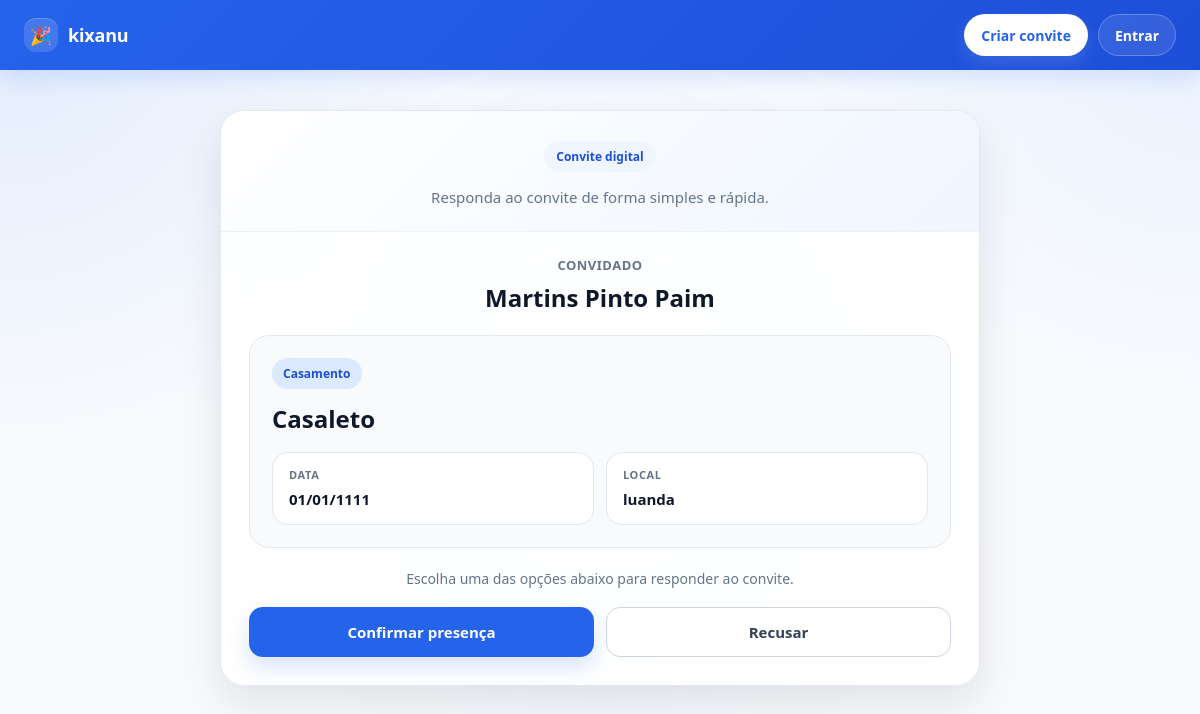
The page /invite/martins-pinto-paim-e694907c/ on the database its author committed.
### guests/models.py (models this page shows, shortened)
class Guest(models.Model):
    STATUS_CHOICES = [
        ('pendente', 'Pendente'),
        ('confirmado', 'Confirmado'),
        ('recusado', 'Recusado'),
    ]
    event = models.ForeignKey('events.Event', on_delete=models.CASCADE)
    full_name = models.CharField(max_length=255)
    phone = models.CharField(max_length=50, blank=True, null=True)
    email = models.EmailField(blank=True, null=True)
    token = models.UUIDField(default=uuid.uuid4, unique=True, editable=False)
    slug = models.SlugField(max_length=255, unique=True, blank=True, null=True)
    status = models.CharField(max_length=20, choices=STATUS_CHOICES, default='pendente')
    qr_code = models.ImageField(upload_to='qr_codes/', blank=True, null=True)
    companion_name = models.CharField(max_length=255, blank=True, null=True)
    checked_in = models.BooleanField(default=False)
    checked_in_at = models.DateTimeField(blank=True, null=True)

### events/models.py (models this page shows, shortened)
class Event(models.Model):
    EVENT_TYPE_CHOICES = [
        ('aniversario', 'Aniversário'),
        ('casamento', 'Casamento'),
        ('noivado', 'Noivado'),
        ('baptizado', 'Baptizado'),
        ('cha_de_bebe', 'Chá de bebé'),
        ('formatura', 'Formatura'),
        ('conferencia', 'Conferência'),
        ('reuniao', 'Reunião'),
        ('evento_corporativo', 'Evento corporativo'),
        ('outro', 'Outro'),
    ]
    owner = models.ForeignKey(User, on_delete=models.CASCADE, null=True, blank=True)
    name = models.CharField(max_length=255)
    event_type = models.CharField(max_length=50, choices=EVENT_TYPE_CHOICES, default='outro')
    date = models.DateField()
    location = models.CharField(max_length=255, blank=True, null=True)
    description = models.TextField(blank=True, null=True)
    allowed_companions = models.PositiveIntegerField(default=0)
    @property
    def event_type_label(self):
        event_type_map = dict(self.EVENT_TYPE_CHOICES)
        return event_type_map.get(self.event_type, self.event_type)

### guests/views.py (the view)
# urls.py: path('invite/<slug:slug>/', views.invite_page, name='invite_page'),
def invite_page(request, slug):
    guest = get_object_or_404(Guest, slug=slug)
    return render(request, 'guests/public_invite.html', {'guest': guest})

### notifications/context_processors.py (called while the page is built)
def notification_count(request):
    if request.user.is_authenticated:
        notifications = Notification.objects.filter(
            user=request.user
        ).order_by('-created_at')
        unread_count = notifications.filter(is_read=False).count()
    else:
        notifications = Notification.objects.none()
        unread_count = 0
    return {
        'unread_notifications_count': unread_count,
        'notifications': notifications,
    }

### guests/templates/guests/public_invite.html (shortened to what this page needs)
{% extends "base.html" %}
{% block content %}
<div class="invite-page-bg">
    <div class="invite-wrapper">
        <div class="invite-shell">
            <div class="invite-header">
                <div class="invite-badge">Convite digital</div>
                <p class="invite-subtitle">Responda ao convite de forma simples e rápida.</p>
            </div>
            <div class="invite-body">
                <div class="guest-block">
                    <div class="guest-label">Convidado</div>
                    <div class="guest-name">{{ guest.full_name }}</div>
                </div>
                <div class="event-card">
                    <div class="event-type">{{ guest.event.event_type_label }}</div>
                    <div class="event-name">{{ guest.event.name }}</div>
                    <div class="event-meta">
                        <div class="meta-box">
                            <div class="meta-label">Data</div>
                            <div class="meta-value">{{ guest.event.date|date:"d/m/Y" }}</div>
                        </div>
                        <div class="meta-box">
                            <div class="meta-label">Local</div>
                            <div class="meta-value">{{ guest.event.location }}</div>
                        </div>
                    </div>
                </div>
                <div class="invite-note">
                    Escolha uma das opções abaixo para responder ao convite.
                </div>
                <form method="POST" action="{% url 'invite_response' guest.token 'confirm' %}">
                    <div class="actions">
                        <button type="submit" class="btn btn-confirm">Confirmar presença</button>
                        <a href="{% url 'invite_response' guest.token 'decline' %}" class="btn btn-decline">Recusar</a>
                    </div>
                </form>
            </div>
        </div>
    </div>
</div>
{% endblock %}

### templates/base.html (style rules this page uses)
:root { --primary: #2563eb; --primary-dark: #1d4ed8; --dark: #0f172a; --text: #1e293b; --muted: #64748b; --border: #e2e8f0; --bg: #f8fafc; --card: #ffffff; --danger: #dc2626; }
* { box-sizing: border-box; }
html { scroll-behavior: smooth; }
body { margin: 0; font-family: "Segoe UI", Arial, sans-serif; background: var(--bg); color: var(--text); }
a { color: inherit; }
button { font-family: inherit; }

### guests/templates/guests/public_invite.html (style rules this page uses)
.invite-page-bg { position: relative; }
.invite-page-bg::before { content: ""; position: fixed; inset: 0; background: radial-gradient(circle at top left, rgba(37, 99, 235, 0.10), transparent 32%), radial-gradient(circle at top right, rgba(59, 130, 246, 0.08), transparent 28%), linear-gradient(180deg, #f8fbff 0%, #f8fafc 100%); z-index: -2; }
.invite-page-bg::after { content: ""; position: fixed; width: 520px; height: 520px; border-radius: 50%; background: rgba(37, 99, 235, 0.05); filter: blur(80px); top: 140px; left: 50%; transform: translateX(-50%); z-index: -1; pointer-events: none; }
.invite-wrapper { max-width: 760px; margin: 12px auto 0; }
.invite-shell { background: rgba(255, 255, 255, 0.92); border: 1px solid #e2e8f0; border-radius: 24px; box-shadow: 0 18px 44px rgba(15, 23, 42, 0.10); overflow: hidden; backdrop-filter: blur(8px); }
.invite-header { padding: 30px 28px 22px; text-align: center; border-bottom: 1px solid #eef2f7; background: linear-gradient(135deg, #ffffff, #eff6ff); }
.invite-badge { display: inline-flex; align-items: center; justify-content: center; background: #eff6ff; color: #1d4ed8; border-radius: 999px; padding: 7px 12px; font-size: 12px; font-weight: 700; margin-bottom: 14px; }
.invite-subtitle { margin: 0; font-size: 15px; color: #64748b; line-height: 1.5; }
.invite-body { padding: 24px 28px 28px; }
.guest-block { text-align: center; margin-bottom: 22px; }
.guest-label { font-size: 13px; font-weight: 700; color: #64748b; text-transform: uppercase; letter-spacing: 0.5px; margin-bottom: 8px; }
.guest-name { font-size: 24px; font-weight: 800; color: #0f172a; line-height: 1.3; word-break: break-word; }
.event-card { background: #f8fafc; border: 1px solid #e2e8f0; border-radius: 20px; padding: 22px; margin-bottom: 20px; }
.event-type { display: inline-block; background: #dbeafe; color: #1d4ed8; padding: 7px 11px; border-radius: 999px; font-size: 12px; font-weight: 700; margin-bottom: 14px; }
.event-name { font-size: 24px; font-weight: 800; color: #0f172a; line-height: 1.3; margin-bottom: 18px; word-break: break-word; }
.event-meta { display: grid; grid-template-columns: repeat(2, 1fr); gap: 12px; }
.meta-box { background: white; border: 1px solid #e2e8f0; border-radius: 16px; padding: 14px 16px; }
.meta-label { font-size: 11px; font-weight: 700; color: #64748b; text-transform: uppercase; letter-spacing: 0.6px; margin-bottom: 6px; }
.meta-value { font-size: 15px; font-weight: 700; color: #0f172a; line-height: 1.5; word-break: break-word; }
.invite-note { text-align: center; font-size: 14px; color: #64748b; line-height: 1.5; margin-bottom: 18px; }
.actions { display: grid; grid-template-columns: repeat(2, 1fr); gap: 12px; }
.btn { display: inline-flex; align-items: center; justify-content: center; min-height: 50px; padding: 13px 16px; border-radius: 14px; text-decoration: none; font-size: 15px; font-weight: 800; transition: 0.2s ease; border: 1px solid transparent; cursor: pointer; }
.btn-confirm { background: #2563eb; color: white; box-shadow: 0 10px 22px rgba(37, 99, 235, 0.18); }
.btn-decline { background: white; color: #334155; border-color: #cbd5e1; }

### rows shown on the page
Guest: full_name "Martins Pinto Paim", event.event_type_label "Casamento", event.name "Casaleto", event "01/01/1111", event.location "luanda"
